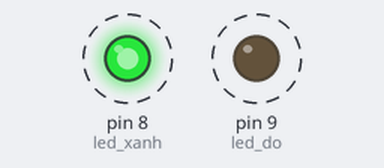
The sketch below on a simulated Arduino Uno, built with avr-gcc and run on an emulated ATmega328P. Parts: output pins drawn as LEDs (lit = HIGH). Dashed ring = blinking.

Above: at 0.05 s.
Timing chart, 0 to 3.0 s (numbered marks = the images above):
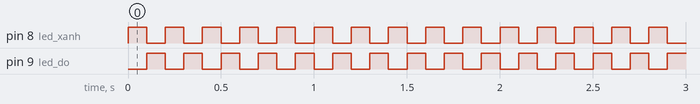

Measured:
- by itself, pin 8 (led_xanh), pin 9 (led_do): alternates HIGH for 0.10 s and LOW for 0.10 s

The sketch:

2_Den_nhap_nhay.ino
```cpp
int led_xanh=8; //cho chân số 8 kết nối với led xanh
int led_do=9; //cho chân số 9 kết nối với led đỏ
void setup() {
  pinMode (led_xanh, OUTPUT); //led là đầu ra
  pinMode (led_do, OUTPUT);
}

void loop() {
  digitalWrite(led_xanh, HIGH);// led ở trạng thái on
  digitalWrite(led_do, LOW);
  delay(100); //delay 0.1s
  digitalWrite(led_xanh, LOW); //led ở trạng thái off
  digitalWrite(led_do, HIGH);
  delay(100); //delay 0.1s

}
```
